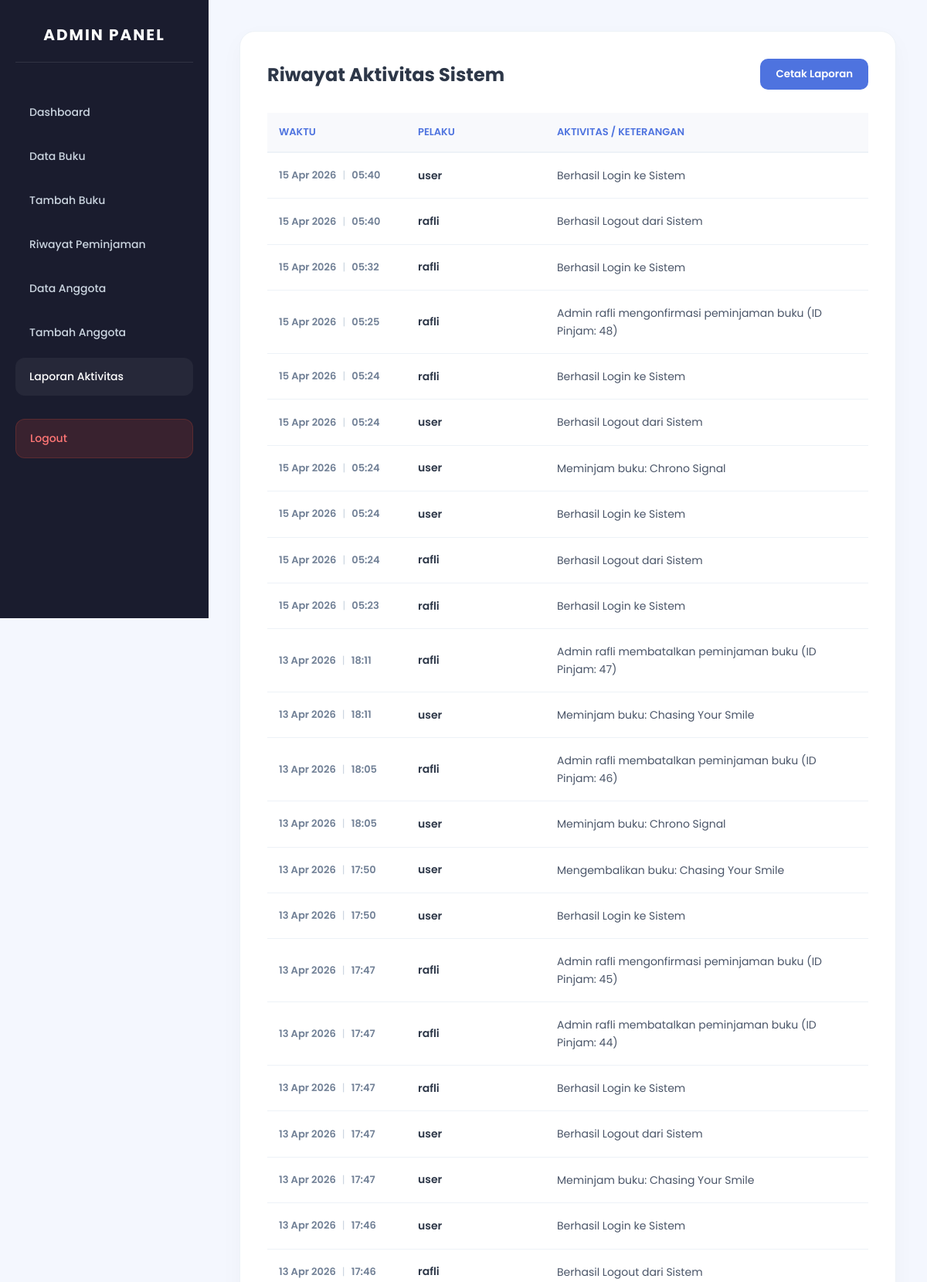
Screenshot of /project_rafli/admin/laporan_aktivitas.php (signed in, upper part) with the database file from the repository.
### tables this page shows
CREATE TABLE `log_aktivitas` (
  `id` int(11) NOT NULL,
  `nama_pelaku` varchar(100) DEFAULT NULL,
  `aktivitas` varchar(255) DEFAULT NULL,
  `kategori` varchar(50) DEFAULT NULL,
  `waktu` timestamp NOT NULL DEFAULT current_timestamp()
);

### project_rafli/admin/laporan_aktivitas.php (the view, shortened to what this page needs)
<?php
include '../config.php';
$result = mysqli_query($koneksi, "SELECT * FROM log_aktivitas ORDER BY waktu DESC LIMIT 50");
?>
<!DOCTYPE html>
<html lang="id">
<head>
</head>
<body>
<div class="wrapper">
    <div class="sidebar">
        <h3>ADMIN PANEL</h3>
        <a href="dashboard_admin.php">Dashboard</a>
        <a href="data_buku.php">Data Buku</a>
        <a href="tambah_buku.php">Tambah Buku</a>
        <a href="riwayat_peminjaman.php">Riwayat Peminjaman</a>
        <a href="data_anggota.php">Data Anggota</a>
        <a href="tambah_anggota.php">Tambah Anggota</a>
        <a href="laporan_aktivitas.php" class="active">Laporan Aktivitas</a>
        <a href="../logout.php" class="logout">Logout</a>
    </div>
    <div class="content">
        <div class="container">
            <div class="header-flex">
                <h2>Riwayat Aktivitas Sistem</h2>
                <button onclick="window.print()" class="btn-cetak">
                    Cetak Laporan
                </button>
            </div>
            <table>
                <thead>
                    <tr>
                        <th width="180">Waktu</th>
                        <th width="180">Pelaku</th>
                        <th>Aktivitas / Keterangan</th>
                    </tr>
                </thead>
                <tbody>
                    <?php if(mysqli_num_rows($result) > 0): ?>
                        <?php while($row = mysqli_fetch_assoc($result)): ?>
                        <tr>
                            <td style="font-weight:600; color:#718096; font-size:13px;">
                                <?= date('d M Y', strtotime($row['waktu'])) ?>
                                <span style="font-weight:400; color:#cbd5e0; margin:0 5px;">|</span>
                                <?= date('H:i', strtotime($row['waktu'])) ?>
                            </td>
                            <td style="color: #2d3748; font-weight: 600;">
                                <?= htmlspecialchars($row['nama_pelaku']) ?>
                            </td>
                            <td style="line-height: 1.6;">
                                <?= htmlspecialchars($row['aktivitas']) ?>
                            </td>
                        </tr>
                        <?php endwhile; ?>
                    <?php endif; ?>
                </tbody>
            </table>
        </div>
    </div>
</div>
</body>
</html>

### project_rafli/admin/laporan_aktivitas.php (style rules this page uses)
* { margin:0; padding:0; box-sizing:border-box; font-family:'Poppins',sans-serif; }
body { min-height: 100vh; background: #f4f7fe; }
.wrapper { display: flex; min-height: 100vh; }
.sidebar { width: 270px; background: #1a1c2e; color: #a0aec0; padding: 30px 20px; height: 100vh; position: fixed; left: 0; top: 0; }
.sidebar h3 { text-align: center; color: #fff; font-size: 20px; letter-spacing: 2px; margin-bottom: 40px; text-transform: uppercase; border-bottom: 1px solid rgba(255,255,255,0.1); padding-bottom: 20px; }
.sidebar a { display: block; padding: 14px 18px; color: #cbd5e0; text-decoration: none; border-radius: 12px; margin-bottom: 8px; transition: all 0.3s ease; font-size: 14px; font-weight: 500; }
.sidebar a:hover, .sidebar a.active { background: rgba(255, 255, 255, 0.05); color: #fff; }
.sidebar .logout { background: rgba(231, 74, 59, 0.15); color: #ff7675; margin-top: 30px; text-align: left; border: 1px solid rgba(231, 74, 59, 0.2); }
.content { flex: 1; padding: 40px; margin-left: 270px; }
.container { background: white; padding: 35px; border-radius: 20px; box-shadow: 0 10px 30px rgba(0,0,0,0.03); border: 1px solid #edf2f7; }
.header-flex { display: flex; justify-content: space-between; align-items: center; margin-bottom: 30px; }
h2 { color: #2d3748; font-weight: 700; font-size: 24px; }
.btn-cetak { background: #4e73df; color: white; border: none; padding: 10px 20px; border-radius: 10px; cursor: pointer; font-weight: 600; display: flex; align-items: center; gap: 8px; transition: 0.3s; }
table { width: 100%; border-collapse: separate; border-spacing: 0; }
table th { background: #f8f9fc; color: #4e73df; font-weight: 600; text-transform: uppercase; font-size: 13px; padding: 15px; border-bottom: 2px solid #edf2f7; text-align: left; }
table td { padding: 18px 15px; border-bottom: 1px solid #edf2f7; color: #4a5568; font-size: 14px; }

### rows the page displays
log_aktivitas: waktu "15 Apr 2026", waktu "05:40", nama_pelaku "user", aktivitas "Berhasil Login ke Sistem"
log_aktivitas: waktu "15 Apr 2026", waktu "05:40", nama_pelaku "rafli", aktivitas "Berhasil Logout dari Sistem"
log_aktivitas: waktu "15 Apr 2026", waktu "05:32", nama_pelaku "rafli", aktivitas "Berhasil Login ke Sistem"
log_aktivitas: waktu "15 Apr 2026", waktu "05:25", nama_pelaku "rafli", aktivitas "Admin rafli mengonfirmasi peminjaman buku (ID Pinjam: 48)"
log_aktivitas: waktu "15 Apr 2026", waktu "05:24", nama_pelaku "rafli", aktivitas "Berhasil Login ke Sistem"
log_aktivitas: waktu "15 Apr 2026", waktu "05:24", nama_pelaku "user", aktivitas "Berhasil Logout dari Sistem"
log_aktivitas: waktu "15 Apr 2026", waktu "05:24", nama_pelaku "user", aktivitas "Meminjam buku: Chrono Signal"
log_aktivitas: waktu "15 Apr 2026", waktu "05:24", nama_pelaku "user", aktivitas "Berhasil Login ke Sistem"
log_aktivitas: waktu "15 Apr 2026", waktu "05:24", nama_pelaku "rafli", aktivitas "Berhasil Logout dari Sistem"
log_aktivitas: waktu "15 Apr 2026", waktu "05:23", nama_pelaku "rafli", aktivitas "Berhasil Login ke Sistem"
log_aktivitas: waktu "13 Apr 2026", waktu "18:11", nama_pelaku "rafli", aktivitas "Admin rafli membatalkan peminjaman buku (ID Pinjam: 47)"
log_aktivitas: waktu "13 Apr 2026", waktu "18:11", nama_pelaku "user", aktivitas "Meminjam buku: Chasing Your Smile"
log_aktivitas: waktu "13 Apr 2026", waktu "18:05", nama_pelaku "rafli", aktivitas "Admin rafli membatalkan peminjaman buku (ID Pinjam: 46)"
log_aktivitas: waktu "13 Apr 2026", waktu "18:05", nama_pelaku "user", aktivitas "Meminjam buku: Chrono Signal"
log_aktivitas: waktu "13 Apr 2026", waktu "17:50", nama_pelaku "user", aktivitas "Mengembalikan buku: Chasing Your Smile"
log_aktivitas: waktu "13 Apr 2026", waktu "17:50", nama_pelaku "user", aktivitas "Berhasil Login ke Sistem"
log_aktivitas: waktu "13 Apr 2026", waktu "17:47", nama_pelaku "rafli", aktivitas "Admin rafli mengonfirmasi peminjaman buku (ID Pinjam: 45)"
log_aktivitas: waktu "13 Apr 2026", waktu "17:47", nama_pelaku "rafli", aktivitas "Admin rafli membatalkan peminjaman buku (ID Pinjam: 44)"
log_aktivitas: waktu "13 Apr 2026", waktu "17:47", nama_pelaku "rafli", aktivitas "Berhasil Login ke Sistem"
log_aktivitas: waktu "13 Apr 2026", waktu "17:47", nama_pelaku "user", aktivitas "Berhasil Logout dari Sistem"
log_aktivitas: waktu "13 Apr 2026", waktu "17:47", nama_pelaku "user", aktivitas "Meminjam buku: Chasing Your Smile"
log_aktivitas: waktu "13 Apr 2026", waktu "17:46", nama_pelaku "user", aktivitas "Berhasil Login ke Sistem"
log_aktivitas: waktu "13 Apr 2026", waktu "17:46", nama_pelaku "rafli", aktivitas "Berhasil Logout dari Sistem"
